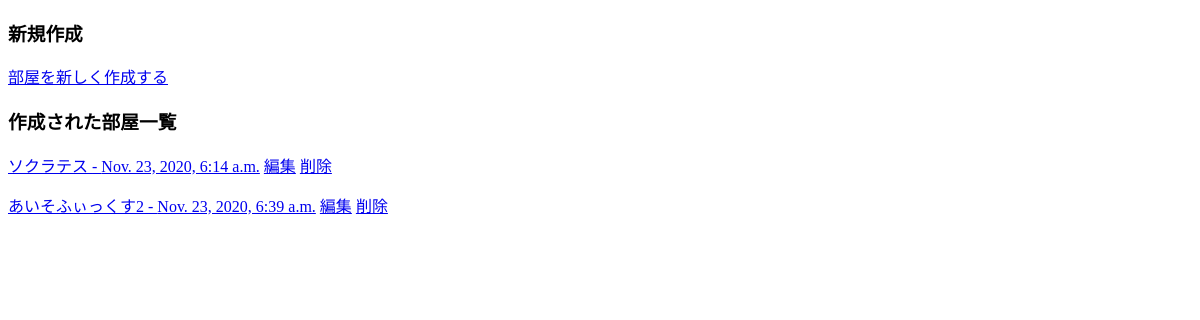
Before: /csa/ with the older database file.
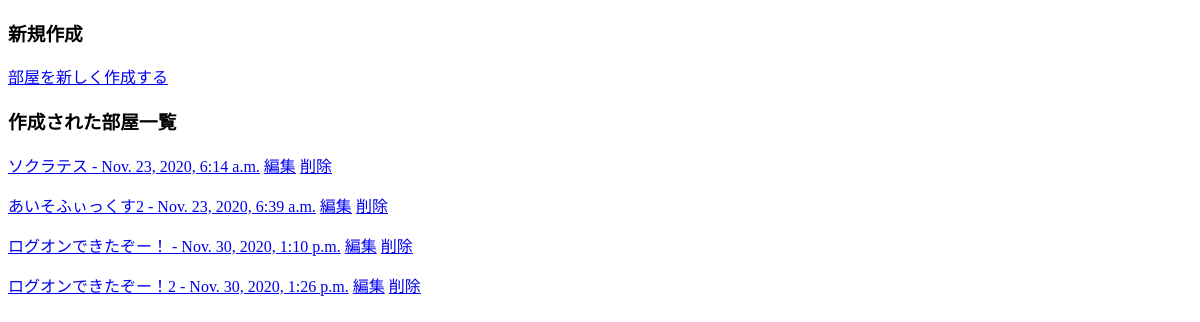
After: the same page with the newer database file.
### copystockApp/models.py (models this page shows, shortened)
class Article(models.Model):
    title = models.CharField(max_length=50)
    posted_at = models.DateTimeField(auto_now_add=True)

### copystockApp/views.py (the view)
# urls.py: path("", views.index, name="index"),
def index(request):
    template_name = "copystockApp/index.html"
    context = {"articles": models.Article.objects.all()}
    return render(request, template_name, context)

### templates/copystockApp/index.html (shortened to what this page needs)
<!DOCTYPE html>
<html>
<head>
</head>
<body>
    <h3>新規作成</h3>
    <a href="{% url 'copystockApp:new' %}">部屋を新しく作成する</a>
    <h3>作成された部屋一覧</h3>
    {% for article in articles %}
        <p>
            <a href="{% url 'copystockApp:view_article' article.pk %}">{{ article.title }} - {{ article.posted_at }}</a>
            <a href="{% url 'copystockApp:edit' article.pk %}">編集</a>
            <a href="{% url 'copystockApp:delete' article.pk %}">削除</a>
        </p>
    {% endfor %}
</body>
</html>

Changed rows visible on the page:
added Article: title "ログオンできたぞー！", posted_at "Nov. 30, 2020, 1:10 p.m."
added Article: title "ログオンできたぞー！2", posted_at "Nov. 30, 2020, 1:26 p.m."
